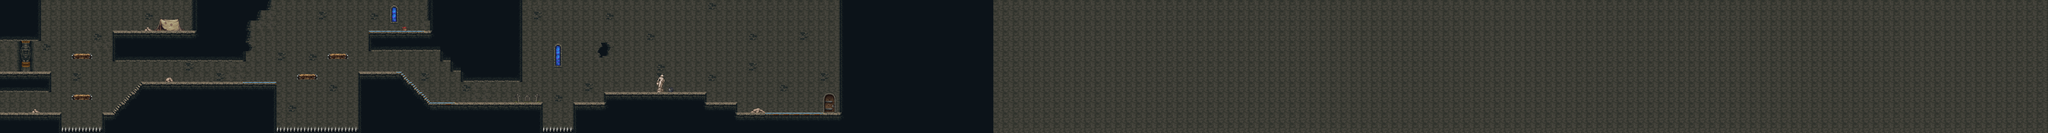

This game map was drawn from its Tiled (.tmx) file and the tilesets committed beside it. A one-line description and the trimmed map source follow:
An orthogonal 200x13 tile map with 32x32 px tiles, 2 tile layers (background, platforms), 4 tilesets and 102 objects.

<map version="1.10" tiledversion="1.12.1" orientation="orthogonal" renderorder="right-down" width="200" height="13" tilewidth="32" tileheight="32" infinite="0" nextlayerid="13" nextobjectid="181">
 <tileset firstgid="1" name="spritesheet" tilewidth="32" tileheight="32" tilecount="318" columns="53">
  <image source="Maps/spritesheet.png" width="1696" height="192" />
 </tileset>
 <tileset firstgid="319" name="Dungeon Tile Set" tilewidth="32" tileheight="32" tilecount="63" columns="7">
  <image source="Maps/Dungeon Tile Set.png" width="240" height="288" />
 </tileset>
 <tileset firstgid="382" name="more tiles" tilewidth="32" tileheight="32" tilecount="600" columns="30">
  <image source="Maps/more tiles.png" width="960" height="640" />
 </tileset>
 <tileset firstgid="982" name="Decor" tilewidth="32" tileheight="32" tilecount="221" columns="13">
  <image source="Maps/Decor.png" width="416" height="544" />
 </tileset>
 <layer id="1" name="background" width="200" height="13">
  <data>[2600 cells, 2600 non-empty, 14 distinct tile ids]</data>
 </layer>
 <layer id="10" name="platforms" width="200" height="13">
  <data>[2600 cells, 703 non-empty, 62 distinct tile ids]</data>
 </layer>
 <objectgroup id="2" name="collision">
  <object id="2" x="6145" y="24" width="46" height="28" />
  <object id="22" x="223.59" y="295.726" width="64.4103" height="16.6616" />
  <object id="36" x="223.726" y="167.567" width="64.6616" height="17.4334" />
  <object id="40" x="-1" y="350" width="182.559" height="67.5" />
  <object id="42" x="328.129" y="351.75" width="35.1211" height="64.5" />
  <object id="43" x="358.636" y="346.727" width="29.4545" height="8.18182" />
  <object id="59" x="362.818" y="342.727" width="36.3636" height="3.63636" />
  <object id="60" x="367.818" y="336.727" width="35.0909" height="6.54545" />
  <object id="61" x="372.545" y="330.727" width="34.7273" height="7.09091" />
  <object id="62" x="376.818" y="325.455" width="35.2727" height="6.18182" />
  <object id="63" x="382.273" y="319.273" width="36.1818" height="7.45455" />
  <object id="64" x="388.455" y="314.727" width="30.3636" height="5.45455" />
  <object id="65" x="393.727" y="310" width="29.4545" height="5.45455" />
  <object id="66" x="400.273" y="304.364" width="31.0909" height="5.81818" />
  <object id="67" x="405.727" y="298.727" width="34" height="8" />
  <object id="68" x="411.636" y="294" width="35.2727" height="8.54545" />
  <object id="69" x="417.636" y="287.455" width="34.3636" height="8.54545" />
  <object id="70" x="424.455" y="282.727" width="28.5455" height="7.09091" />
  <object id="71" x="430.455" y="278.364" width="29.8182" height="6.72727" />
  <object id="72" x="436.455" y="272.727" width="31.6364" height="6.54545" />
  <object id="74" x="442.727" y="266.909" width="32.7273" height="6.36364" />
  <object id="76" x="448.75" y="262.25" width="9" height="6" />
  <object id="88" x="454.5" y="255" width="411" height="161.5" />
  <object id="93" x="616.667" y="-4.66667" width="145.895" height="110.667" />
  <object id="94" x="926" y="-58.6667" />
  <object id="98" x="359.086" y="96.159" width="402.883" height="22.1377" />
  <object id="99" x="369.425" y="119.34" width="392.988" height="71.2243" />
  <object id="103" x="928" y="231.838" width="64.0233" height="16.439" />
  <object id="104" x="1023.76" y="167.725" width="64.5366" height="16.7745" />
  <object id="105" x="1157.15" y="96.18" width="186.844" height="17.436" />
  <object id="107" x="1162.97" y="113.969" width="222.026" height="46.5315" />
  <object id="108" x="1125.2" y="224.06" width="130.295" height="194.94" />
  <object id="111" x="-9.5" y="-19.5" width="133.227" height="113" />
  <object id="112" x="0.5" y="91.5" width="123.371" height="36" />
  <object id="113" x="0.5" y="224.38" width="144.437" height="20.2551" />
  <object id="114" x="-1" y="245.369" width="138.417" height="44.1305" />
  <object id="118" x="1381.16" y="157.5" width="242.325" height="34" />
  <object id="119" x="1411.95" y="191.5" width="211.547" height="32.5" />
  <object id="120" x="1445.13" y="223.5" width="177.989" height="21.7787" />
  <object id="121" x="1348" y="-0.5" width="275.209" height="157.5" />
  <object id="124" x="1231.45" y="232.364" width="27.2727" height="4.18182" />
  <object id="125" x="1231.27" y="237.091" width="30.5455" height="5.09091" />
  <object id="126" x="1230" y="242.182" width="37.6364" height="8.18182" />
  <object id="127" x="1228.73" y="250.727" width="42.5455" height="4.18182" />
  <object id="128" x="1229.27" y="254.545" width="46.3636" height="5.45455" />
  <object id="129" x="1228.36" y="260.182" width="54.7273" height="4.90909" />
  <object id="131" x="1251.64" y="265.091" width="39.0909" height="4.72727" />
  <object id="132" x="1259.82" y="269.818" width="35.2727" height="4.72727" />
  <object id="133" x="1260.91" y="274.727" width="38.5455" height="7.81818" />
  <object id="134" x="1260.36" y="281.636" width="44.3636" height="4.72727" />
  <object id="135" x="1259.27" y="286" width="48.5455" height="6.72727" />
  <object id="136" x="1258.55" y="291.636" width="57.2727" height="5.63636" />
  <object id="137" x="1264.55" y="296.545" width="58" height="4.72727" />
  <object id="138" x="1277.27" y="301.273" width="50" height="6.36364" />
  <object id="139" x="1278.18" y="307.636" width="53.2727" height="6.90909" />
  <object id="140" x="1277.45" y="314.182" width="59.0909" height="5.27273" />
  <object id="141" x="1284.36" y="319.455" width="55.6364" height="5.09091" />
  <object id="143" x="1254.67" y="319.333" width="441.333" height="97.3333" />
  <object id="146" x="1793.33" y="318" width="95.3333" height="96.6667" />
  <object id="147" x="1888.67" y="287.333" width="320" height="129.333" />
  <object id="148" x="2201.33" y="319.333" width="101.333" height="103.333" />
  <object id="149" x="2298.67" y="350.667" width="326.667" height="69.3333" />
 </objectgroup>
 <objectgroup id="3" name="walls">
  <object id="3" x="6084" y="11" width="53" height="35" />
  <object id="26" x="-10.6751" y="91.1977" width="2.66667" height="305.667" />
  <object id="92" x="608" y="-0.666667" width="8.66667" height="125.333" />
  <object id="116" x="1343.5" y="0.5" width="6.5" height="128.5" />
  <object id="150" x="2625.33" y="0" width="8.66667" height="439.333" />
  <object id="160" x="1152.07" y="96.2393" width="2.80649" height="64.1985" />
  <object id="161" x="146.081" y="224.682" width="1.80698" height="64.5265" />
  <object id="162" x="351.878" y="96.6442" width="1.63014" height="95.247" />
  <object id="163" x="126.764" y="0" width="1.47891" height="128.243" />
  <object id="164" x="769.81" y="-3.76351" width="2.05283" height="189.959" />
  <object id="165" x="1635.46" y="-2.80204" width="1.40102" height="259.655" />
  <object id="169" x="1373.8" y="162.17" width="5.38919" height="29.7653" />
  <object id="170" x="1407.87" y="192.898" width="1.42781" height="32.1907" />
  <object id="171" x="1440.18" y="224.364" width="2.30164" height="31.5786" />
  <object id="173" x="0.724094" y="44.7812" width="2.66667" height="305.667" />
  <object id="174" x="-5.01785" y="73.6598" width="2.66667" height="305.667" />
  <object id="175" x="-22.5128" y="83.7507" width="2.66667" height="305.667" />
  </objectgroup>
 <objectgroup id="4" name="ladder">
  <!-- 1 objects omitted --></objectgroup>
 <objectgroup id="5" name="spike">
  <!-- 4 objects omitted --></objectgroup>
 <objectgroup id="6" name="chest1">
  <!-- 2 objects omitted --></objectgroup>
 <objectgroup id="7" name="chest2">
  <!-- 2 objects omitted --></objectgroup>
 <objectgroup id="8" name="first_door">
  <!-- 2 objects omitted --></objectgroup>
 <objectgroup id="9" name="last_door">
  <!-- 5 objects omitted --></objectgroup>
 <objectgroup id="12" name="potion">
  <!-- 1 objects omitted --></objectgroup>
 <objectgroup id="11" name="final_door">
  <!-- 1 objects omitted --></objectgroup>
</map>
<!-- 23 of 102 objects omitted -->
